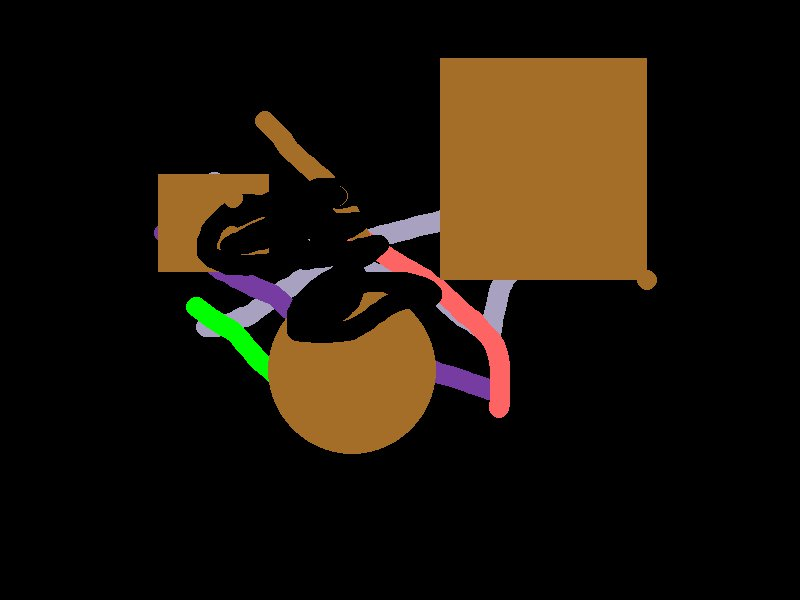

This figure's Python source:
import pygame, random
import math

"""
INSTRUCTION:
1)eraser: right button of mouse
2)to draw rectangle: K_q
3)to draw circle: K_a
4)buttons to choose color: you can see on function FUNC_COLOR()
5)quit and save:
        1.pygame.QUIT
        2.K_w + CTRL
        3.K_F4 + ALT
NOTE:
if you clicked on K_a and then on K_q you can only draw a rectangle. 
Because the last click blocks all other clicks
"""
m='random'

def draw_line(screen,start,end,width,color):
    x1=start[0]
    y1=start[1]
    x2=end[0]
    y2=end[1]

    dx=abs(x1-x2)
    dy=abs(y1-y2)

    A=y2-y1
    B=x1-x2
    C=x2*y1-x1*y2

    if dx>dy:
        if x1>x2:
            x1,x2=x2,x1
            y1,y2=y2,y1

        for x in range(x1,x2):
            y=(-C-A*x)/B
            pygame.draw.circle(screen,color,(x,y),width)
    else:
        if y1>y2:
            x1,x2=x2,x1
            y1,y2=y2,y1

        for y in range(y1,y2):
            x=(-C-B*y)/A
            pygame.draw.circle(screen,color,(x,y),width)

#FUNCTION FOR CHOSING COLOR
def func_color(e_key):
    global m
    if e_key==pygame.K_r:
        m='red'
    if e_key==pygame.K_b:
        m='blue'
    if e_key==pygame.K_g:
        m='green'
    if e_key==pygame.K_p:
        m='pink'
    if e_key==pygame.K_y:
        m='yellow'
    if e_key==pygame.K_w:
        m='white'
    if e_key==pygame.K_o:
        m='orange'
    if e_key==pygame.K_u:
        m='purple'
    if e_key==pygame.K_e:
        m='grey'
    if e_key==pygame.K_n:
        m='brown'
    return m

#TO POSITIONS OF RECTANGLE
def rect_positions(x1,y1,x2,y2):
    if x1>x2 and y1<y2:
        x1,x2=x2,x1
    elif x1>x2 and y1>y2:
        x1,x2=x2,x1
        y1,y2=y2,y1
    elif x1<x2 and y1>y2:
        y1,y2=y2,y1

    return x1,y1,x2,y2

#TO POSITIONS OF CIRCLE
def circle_positions(x1,y1,x2,y2):
    a=abs(x1-x2)/2
    b=abs(y1-y2)/2
    if x1>x2 and y1<y2:
        x=x1-a
        y=y1+b
    elif x1>x2 and y1>y2:
        x=x1-a
        y=y1-b
    elif x1<x2 and y1>y2:
        x=x1+a
        y=y1-b
    elif x1<x2 and y1<y2:
        x=x1+a
        y=y1+b

    c=abs(y1-y2)
    d=abs(x1-x2)
    r=math.sqrt(c*c+d*d)/2

    return x,y,r



def main():
    pygame.init()
    WIDTH=800
    HEIGHT=600
    SCREEN_COLOR=(0,0,0)
    screen=pygame.display.set_mode((WIDTH,HEIGHT))  
    screen.fill(SCREEN_COLOR)
    draw_on, draw_rect, draw_circle=False, False, False
    mode='random'
    a,b=0,0
    radius=10
    
    colors={
        'red' : (255,0,0),
        'blue' : (0,0,255),
        'green' : (0,255,0),
        'pink' : (255,100,100),
        'yellow' : (226, 239, 73),
        'white' : (255,255,255),
        'orange' : (250, 103, 19),
        'purple' : (87, 32, 123),
        'grey' : (121, 136, 143),
        'brown' : (164, 109, 40)
    }

    while True:
        pressed=pygame.key.get_pressed()
        alt_held=pressed[pygame.K_LALT] or pressed[pygame.K_RALT]
        ctrl_held=pressed[pygame.K_LCTRL] or pressed[pygame.K_RCTRL]

        for event in pygame.event.get():
            #TO EXIT THE GAME
            if event.type==pygame.QUIT:
                pygame.image.save(screen,'paint.jpg')
                return 
            if event.type==pygame.KEYDOWN:
                if event.key==pygame.K_w and ctrl_held:
                    pygame.image.save(screen,'paint.jpg')
                    return
                elif event.key==pygame.K_F4 and alt_held:
                    pygame.image.save(screen,'paint.jpg')
                    return
                #CHANGING THE SIZE OF PEN
                elif event.key==pygame.K_UP:
                    if radius<20:
                        radius+=1
                elif event.key==pygame.K_DOWN:
                    if radius>1:
                        radius-=1
                elif event.key==pygame.K_q:
                    draw_rect=True
                    draw_circle=False
                elif event.key==pygame.K_a:
                    draw_circle=True
                    draw_rect=False
                #CHANGING THE COLOR
                else:
                    mode=func_color(event.key)

            if event.type==pygame.MOUSEBUTTONDOWN:
                #CHANGE MODE TO ERASE OR DRAW
                if event.button==1:
                    if mode=='random':
                        color=(random.randrange(256),random.randrange(256),random.randrange(256))
                    else:
                        color=colors[mode]

                    if not draw_rect and not draw_circle:
                        draw_on=True
                        pygame.draw.circle(screen,color,event.pos,radius) #pos0-coordinate of x; pos1-coordinate of y
                    else:
                        pos=event.pos

                elif event.button==3:
                    color=SCREEN_COLOR
                    pygame.draw.circle(screen,color,event.pos,radius)
                    draw_on=True

            if event.type==pygame.MOUSEBUTTONUP:
                draw_on=False
                #DRAW THE RECTANGLE
                if draw_rect:
                    l1,l2,p1,p2=rect_positions(pos[0],pos[1],event.pos[0],event.pos[1])
                    a=abs(p1-l1)
                    b=abs(p2-l2)
                    pygame.draw.rect(screen,color,(l1,l2,a,b))
                elif draw_circle:
                    x,y,r=circle_positions(pos[0],pos[1],event.pos[0],event.pos[1])
                    pygame.draw.circle(screen,color,(x,y),r)
                draw_rect=False
                draw_circle=False

            #DRAW
            if event.type==pygame.MOUSEMOTION:
                if draw_on:
                    draw_line(screen,last_pos,event.pos,radius,color)
                last_pos=event.pos

                
        pygame.display.update()

    pygame.quit()
main()
pygame.quit()
